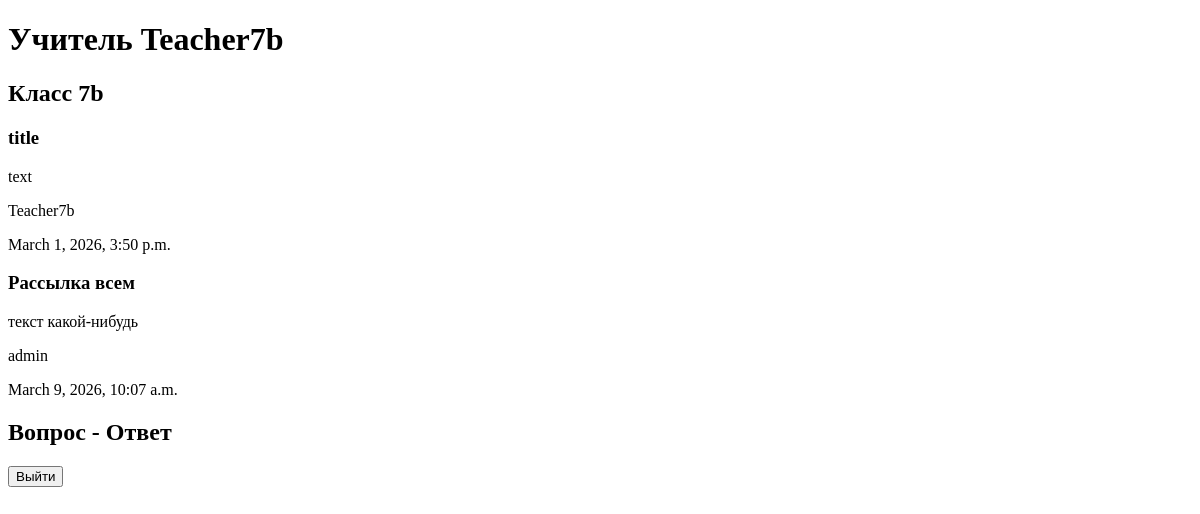
/ (signed in), run on an earlier commit of the app's database.
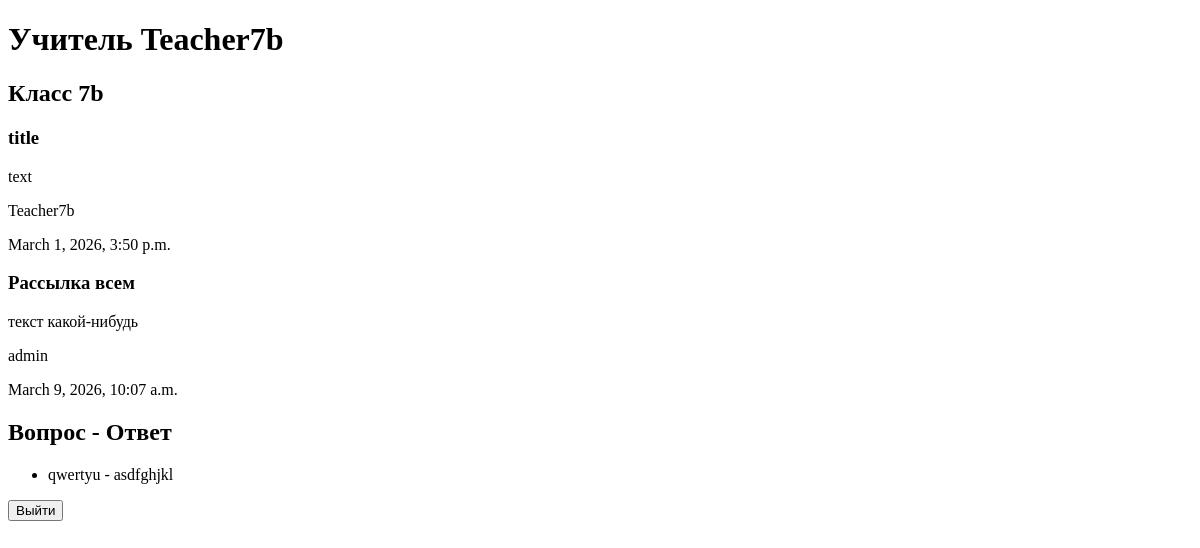
And on a later commit of the database.
### core/models.py (models this page shows, shortened)
class Message(models.Model):
    author = models.ForeignKey("User", on_delete=models.CASCADE)
    title = models.CharField()
    text = models.TextField()
    time = models.DateTimeField(auto_now_add=True)
    SchoolClass = models.ForeignKey("SchoolClass", on_delete=models.CASCADE, blank=True, null=True, verbose_name="Выберите класс. Если оставить пустым - отправится всем")

class User(AbstractUser):
    ROLE_CHOICES = (
        ("admin", "админ"),
        ("teacher", "учитель"),
        ("parent", "родитель"),
        ("student", "ученик")
    )
    roles = models.CharField(max_length=50, choices=ROLE_CHOICES)
    def __str__(self):
        return self.username

class FAQ(models.Model):
    question = models.CharField()
    answer = models.TextField()

### core/views.py (the view, shortened to what this page needs)
# urls.py: path("", views.my_view, name = "my_view"),
@login_required
def my_view(request) -> HttpResponse | HttpResponseRedirect:
    if request.user.roles == "teacher":
        teacherData = Teacher.objects.get(user = request.user)
        messages = Message.objects.filter(Q(SchoolClass = teacherData.teacherClass)|Q(SchoolClass__isnull=True))
        faq = FAQ.objects.all()
        return render(
        request,
        "core/teacher.html",
        {
            "name": teacherData.user.username,
            "school_class": teacherData.teacherClass,
            "messages": messages,
            "faqs": faq
        }
        )

### core/templates/core/teacher.html (shortened to what this page needs)
<!DOCTYPE html>
<html lang="en">
<head>
</head>
<body>
    <h1>Учитель {{name}}</h1>
    <h2>Класс {{school_class.name}}</h2>
    {% for message in messages %}
        <h3>{{message.title}}</h3>
        <p>{{message.text}}</p>
        <p>{{message.author}}</p>
        <p>{{message.time}}</p>
    {%endfor%}
    <h2>Вопрос - Ответ</h2>
    <ul>
        {% for faq in faqs %}
            <li>{{faq.question}} - {{faq.answer}}</li>
        {%endfor%}
    </ul>
    <form method="post" action="{%url 'logout'%}">
        <button type="submit">Выйти</button>
    </form>
</body>
</html>

What changed in the data, as far as the page shows it:
added FAQ: question "qwertyu", answer "asdfghjkl"
